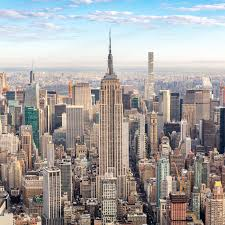
%> input picture input_image.jpeg, 225 x 225 px
$ octave finalproject.m   (GNU Octave 9; MATLAB toolbox functions it lacks are replaced by stand-ins)
%> lines starting %> are read from the running program, lines starting %| are printed output that depends on the picture
### shuffleImages.m
function [jigsawHolderUnshuffled, jigsawHolderShuffled, shuffledLookUp] = shuffleImages(resizedImage, newRowSizePerPiece, newColSizePerPiece, totalNumberOfPieces, sqrtOfNumberOfImagesToBeBrokenInto, sizeOfBrokenImage, shuffledIndex, shuffledLookUp )
%SHUFFLEIMAGES
numberOfPlotsPerRow = sqrtOfNumberOfImagesToBeBrokenInto;
numberOfPlotsPerColumn = sqrtOfNumberOfImagesToBeBrokenInto;
plotIndex = 1;
figureIndex = 1;
figureTitle = ['Shuffled broken Images : ' ...
            num2str(totalNumberOfPieces)];
figure('Name', figureTitle,'NumberTitle','off'),
for i = 1:sqrtOfNumberOfImagesToBeBrokenInto
    for j = 1:sqrtOfNumberOfImagesToBeBrokenInto
        selectedPiece = resizedImage((i-1)*sizeOfBrokenImage + 1:i*sizeOfBrokenImage, ...
            (j-1)*sizeOfBrokenImage + 1:j*sizeOfBrokenImage);
        subplot(numberOfPlotsPerRow, numberOfPlotsPerColumn, plotIndex),
        imshow(selectedPiece);
        sequentialIndex = (i-1)*sqrtOfNumberOfImagesToBeBrokenInto + j;
        title(num2str(sequentialIndex));
        plotIndex = plotIndex + 1;

        jigsawHolderUnshuffled(:,:,sequentialIndex) = selectedPiece;
        jigsawHolderShuffled(:,:,shuffledIndex(sequentialIndex)) = selectedPiece;

        shuffledLookUp(shuffledIndex(sequentialIndex)) = sequentialIndex;
    end
end
end

### unshuffleImages.m
function jigsawHolderRecovered = unshuffleImages(jigsawHolderShuffled, jigsawHolderRecovered, shuffledIndex, shuffledLookUp, totalNumberOfPieces, sqrtOfNumberOfImagesToBeBrokenInto)
%UNSHUFFLEIMAGES
numberOfPlotsPerRow = sqrtOfNumberOfImagesToBeBrokenInto;
numberOfPlotsPerColumn = sqrtOfNumberOfImagesToBeBrokenInto;
plotIndex = 1;
figureIndex = 1;
figureTitle = ['UnShuffled broken Images : ' ...
            num2str(totalNumberOfPieces)];
figure('Name', figureTitle,'NumberTitle','off'),
for i = 1:sqrtOfNumberOfImagesToBeBrokenInto
    for j = 1:sqrtOfNumberOfImagesToBeBrokenInto
        sequentialIndex = (i-1)*sqrtOfNumberOfImagesToBeBrokenInto + j;
        selectedPiece = jigsawHolderShuffled(:,:,shuffledIndex(sequentialIndex));
        jigsawHolderRecovered(:,:,sequentialIndex) = selectedPiece;

        subplot(numberOfPlotsPerRow, numberOfPlotsPerColumn, plotIndex),
        imshow(selectedPiece, []);
        title(num2str(sequentialIndex));
        plotIndex = plotIndex + 1;
    end
end
end

### finalproject.m
clc;
clear all;

% Load an example image
originalImage = imread('input_image.jpeg'); % Replace 'input_image.jpeg' with your image path
%> originalImage is the input picture: size 225x225x3 uint8; mean R, G, B 164.5, 161.6, 160.5
originalImageInGray = rgb2gray(originalImage);
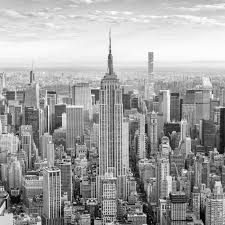
%> originalImageInGray: size 225x225 uint8; min 0, max 255, mean 162.3
originalDimensions = size(originalImageInGray);
%> originalDimensions = [225 225]

% Configuring resized image dimensions
modValue = 100;
sizeOfBrokenImage = modValue;
remainderOfMod = mod(min(originalDimensions), modValue);
%> remainderOfMod = 25
newRowSize = min(originalDimensions) - remainderOfMod;
%> newRowSize = 200
newColSize = newRowSize;
%> newColSize = 200
resizedDimensions = [newRowSize, newColSize];
%> resizedDimensions = [200 200]
resizedImage = imresize(originalImageInGray, resizedDimensions, 'nearest'); % You can change the interpolation method here
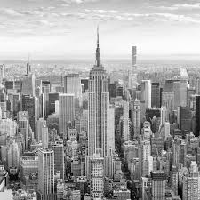
%> resizedImage: size 200x200 uint8; min 1, max 255, mean 162.5
sqrtOfNumberOfImagesToBeBrokenInto = newRowSize / sizeOfBrokenImage;
%> sqrtOfNumberOfImagesToBeBrokenInto = 2
totalNumberOfPieces = sqrtOfNumberOfImagesToBeBrokenInto ^ 2;
%> totalNumberOfPieces = 4
newRowSizePerPiece = newRowSize / sqrtOfNumberOfImagesToBeBrokenInto;
%> newRowSizePerPiece = 100
newColSizePerPiece = newColSize / sqrtOfNumberOfImagesToBeBrokenInto;
%> newColSizePerPiece = 100

jigsawHolderUnshuffled = zeros(newRowSizePerPiece, newColSizePerPiece, totalNumberOfPieces); % dimensions, sequentialIndex
jigsawHolderShuffled = zeros(newRowSizePerPiece, newColSizePerPiece, totalNumberOfPieces); % dimensions, scrambledIndex
jigsawHolderRecovered = zeros(newRowSizePerPiece, newColSizePerPiece, totalNumberOfPieces); % dimensions, scrambledIndex

% Sequential indices
sequentialIndex = 1:totalNumberOfPieces;
%> sequentialIndex = [1 2 3 4]

% Shuffle
shuffledIndex = randperm(totalNumberOfPieces);  % where the current sub-image is placed
shuffledLookUp = ones(1, totalNumberOfPieces);

% Shuffle image
[jigsawHolderUnshuffled, jigsawHolderShuffled, shuffledLookUp] = shuffleImages(resizedImage, newRowSizePerPiece, newColSizePerPiece, totalNumberOfPieces, sqrtOfNumberOfImagesToBeBrokenInto, sizeOfBrokenImage, shuffledIndex, shuffledLookUp);
%> the loop in shuffleImages, `for i = 1:sqrtOfNumberOfImagesToBeBrokenInto` made 2 passes
%> pass 1, in shuffleImages, `for j = 1:sqrtOfNumberOfImagesToBeBrokenInto selectedPiece = resizedIm..`:
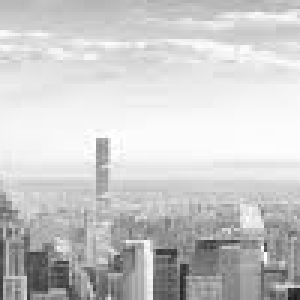
%> displayed picture: size 100x100, on the screen's scale of 0 to 255 (shown 3 times larger); min 27, max 255, mean 202.5
%> pass 2, in shuffleImages, `for j = 1:sqrtOfNumberOfImagesToBeBrokenInto selectedPiece = resizedIm..`:
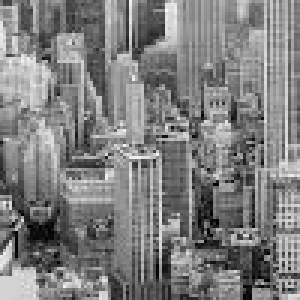
%> displayed picture: size 100x100, on the screen's scale of 0 to 255 (shown 3 times larger); min 1, max 250, mean 126.9
%> pass 2, in shuffleImages, `for j = 1:sqrtOfNumberOfImagesToBeBrokenInto selectedPiece = resizedIm..`:
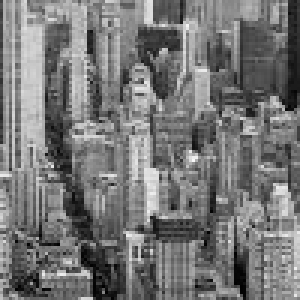
%> displayed picture: size 100x100, on the screen's scale of 0 to 255 (shown 3 times larger); min 1, max 247, mean 118.4
%> after the loop in shuffleImages, `for i = 1:sqrtOfNumberOfImagesToBeBrokenInto`:
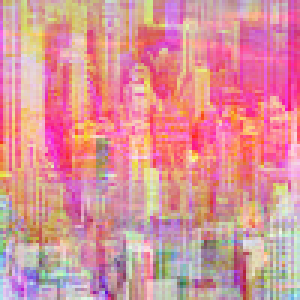
%> jigsawHolderShuffled: size 100x100x4 uint8 (shown 3 times larger); mean R, G, B, A 202.5, 118.4, 126.9, 202.1; transparent parts drawn white
%> after the loop in shuffleImages, `for i = 1:sqrtOfNumberOfImagesToBeBrokenInto`:
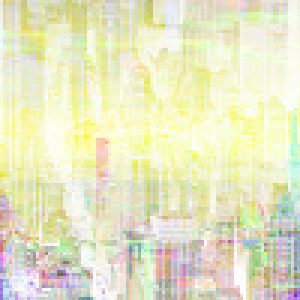
%> jigsawHolderUnshuffled: size 100x100x4 uint8 (shown 3 times larger); mean R, G, B, A 202.1, 202.5, 126.9, 118.4; transparent parts drawn white
%> after the loop in shuffleImages, `for i = 1:sqrtOfNumberOfImagesToBeBrokenInto`: plotIndex = 5; shuffledLookUp = [2 4 3 1]
%> shuffledLookUp = [2 4 3 1]

% Display the shuffled images without spaces
figure('Name', 'Shuffled broken Images', 'NumberTitle', 'off');
for i = 1:totalNumberOfPieces
    subplot(sqrtOfNumberOfImagesToBeBrokenInto, sqrtOfNumberOfImagesToBeBrokenInto, i);
    imshow(jigsawHolderShuffled(:, :, i), 'Border', 'tight');
    title(num2str(shuffledLookUp(i)));
end

% Unshuffling
jigsawHolderRecovered = unshuffleImages(jigsawHolderShuffled, jigsawHolderRecovered, shuffledIndex, shuffledLookUp, totalNumberOfPieces, sqrtOfNumberOfImagesToBeBrokenInto);
